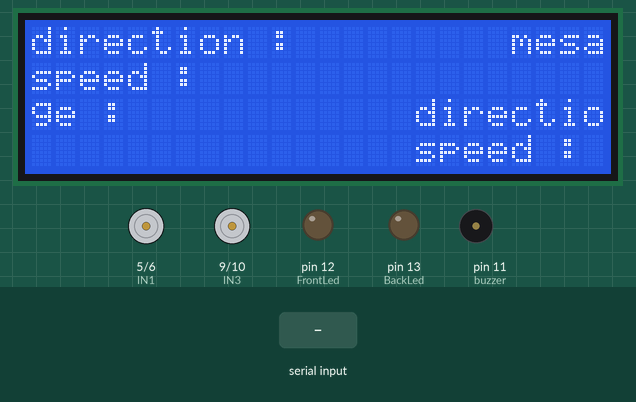
Recording of a sketch running on a simulated Arduino Uno, built with avr-gcc and run on an emulated ATmega328P. Shown: 24×4 character LCD, motor-driver pin pairs drawn as motors (green arrow = first pin HIGH = forward, orange = second pin HIGH = backward, longer = more drive), output pins drawn as LEDs (lit = HIGH), buzzer (waves = sounding, pin HIGH). Inputs (shaded band) come from the test bench. What the sketch prints to the serial monitor is not drawn.

Above: at 3.3 s.
3.4 s: "Front" received over the second serial link
At 5.6 s:
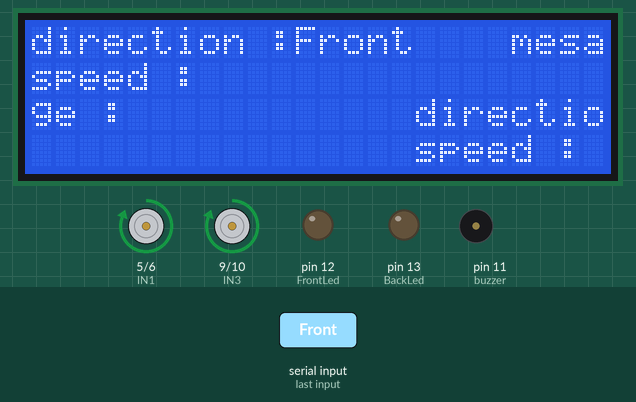
5.9 s: "Back" received over the second serial link
At 7.6 s:
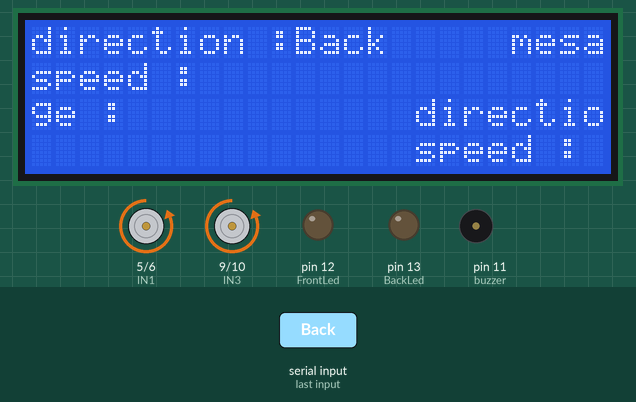
8.4 s: "Right" received over the second serial link
At 10.6 s:
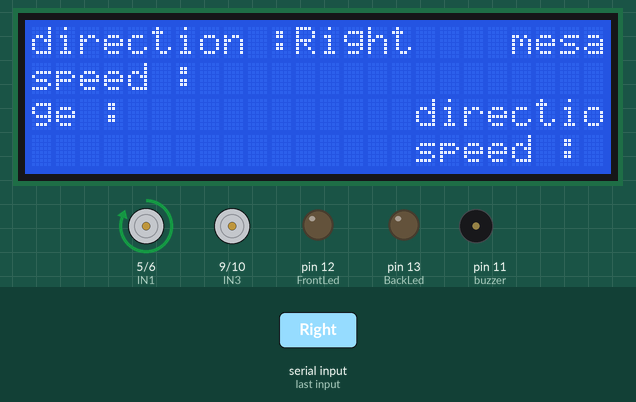
10.9 s: "Left" received over the second serial link
At 12.6 s:
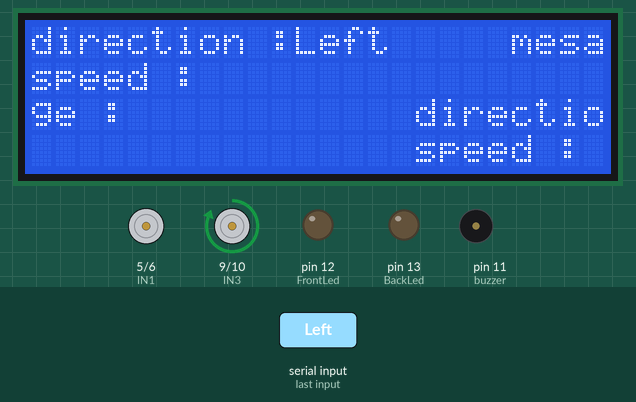
13.4 s: "Stop" received over the second serial link
At 15.7 s:
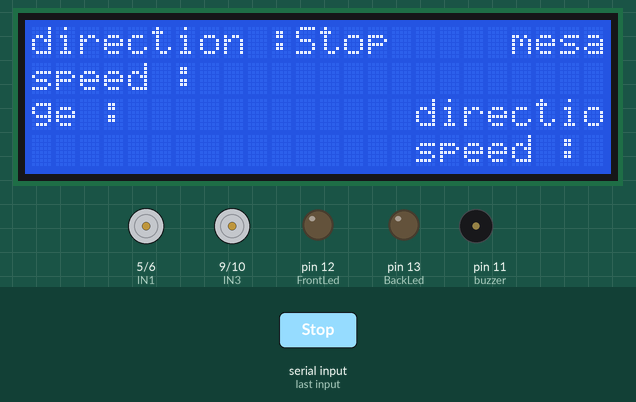
Timing chart, 0 to 16.9 s (numbered marks = the images above; inputs shaded):
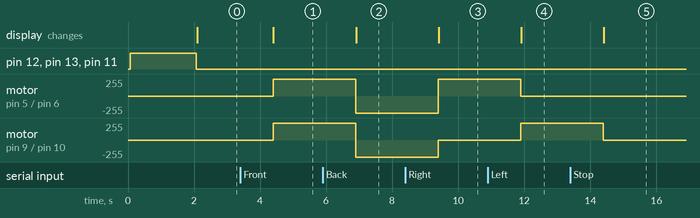

The sketch:

Arduino_project_car1.ino
```cpp
//Thes software is FOSS OSL-1.0
//GNU AGPLv3
//CC BY-NC-ND 4.0
/********************* defines Start **********************/
#include <SoftwareSerial.h>
#include <Wire.h>
#include <LiquidCrystal_I2C.h>
#define RX 2
#define TX 3
#define IN1 5
#define IN2 6
#define IN3 9
#define IN4 10
#define buzzer 11
#define FrontLed 12
#define BackLed 13
SoftwareSerial bluetooth(2,3);
LiquidCrystal_I2C lcd(0x27, 24,4);
/********************* defines End **********************/

/******************** variable Start **********************/
int speed = 255;
String blumsg ="";
/******************** variable Start **********************/


/********************* setup Start **********************/
void setup() {
  pinMode(IN1, OUTPUT);  //RIGHT MOTOR FRONT
  pinMode(IN2, OUTPUT);  //RIGHT MOTOR BACK
  pinMode(IN3, OUTPUT);  //LEFT MOTOR FRONT
  pinMode(IN4, OUTPUT);  //LEFT MOTOR BACK
  pinMode(BackLed,OUTPUT);
  pinMode(FrontLed,OUTPUT);
  pinMode(buzzer,OUTPUT);
  lcd.begin();

  Serial.begin(9600);
  bluetooth.begin(9600);
  car_setup();

}
/********************* setup End **********************/

void loop() {
  if (bluetooth.available())
  {
    blumsg = bluetooth.readString();
    Serial.println(blumsg);
    Serial.println();
    /********************* bluetooth Start **********************/
    if (blumsg=="Front")    {front();}
    else if (blumsg=="Back"){back(); }
    else if(blumsg=="Right"){right();}
    else if(blumsg=="Left") {left(); }
    else if(blumsg=="Stop") {stop(); }

    else if(blumsg[0]=="S" &&  blumsg[1]==":" )
    {
      //speed = blumsg.substring(2).toInt();
      digitalWrite(buzzer,HIGH);
      Serial.print(speed);
      lcd.setCursor(8,1);
      lcd.print("speed");
    }
    /********************* bluetooth End **********************/
    speed = 255;
    blumsg = " ";
  }
/********************* loop Start **********************/

/********************* loop End **********************/
}

/********************* functions **********************/
void car_setup()
{
  lcd.backlight();
  lcd.setCursor(7, 1);
  lcd.print("ready");
  digitalWrite(buzzer,HIGH);
  digitalWrite(FrontLed,HIGH);
  digitalWrite(BackLed,HIGH);
  delay(2000);
  lcd.clear();
  digitalWrite(buzzer,LOW);
  digitalWrite(FrontLed,LOW);
  digitalWrite(BackLed,LOW);
  lcd.setCursor(0,0);
  lcd.print("direction : ");
  lcd.setCursor(0,1);
  lcd.print("speed : ");
  lcd.setCursor(0,2);
  lcd.print("mesage : ");
}
void front() {
  analogWrite(IN1, speed);
  analogWrite(IN3, speed);
  analogWrite(IN2, 0);
  analogWrite(IN4, 0);
  lcd.setCursor(11,0 );
  lcd.print("Front");
}
void back() {
  analogWrite(IN2, speed);
  analogWrite(IN4, speed);
  analogWrite(IN1, 0);
  analogWrite(IN3, 0);
  lcd.setCursor(11,0 );
  lcd.print("Back ");
}
void right() {
  analogWrite(IN1, speed);
  analogWrite(IN2, 0);
  analogWrite(IN3, 0);
  analogWrite(IN4, 0);
  lcd.setCursor(11,0 );
  lcd.print("Right");
}
void left() {
  analogWrite(IN3, speed);
  analogWrite(IN1, 0);
  analogWrite(IN2, 0);
  analogWrite(IN4, 0);
  lcd.setCursor(11,0 );
  lcd.print("Left ");
}
void stop() {
  analogWrite(IN1, 0);
  analogWrite(IN2, 0);
  analogWrite(IN3, 0);
  analogWrite(IN4, 0);
  lcd.setCursor(11,0 );
  lcd.print("Stop ");
}
/******************************************/
```

Measured:
- after the input at 3.4 s, motor on pin 5 (IN1) / pin 6 (IN2), motor on pin 9 (IN3) / pin 10 (IN4): stopped → forward 255/255 after 1.0 s; the display: changes after 1.0 s (image 1)
- after the input at 5.9 s, motor on pin 5 (IN1) / pin 6 (IN2), motor on pin 9 (IN3) / pin 10 (IN4): forward 255/255 → backward 255/255 after 1.0 s; the display: changes after 1.0 s (image 2)
- after the input at 8.4 s, motor on pin 5 (IN1) / pin 6 (IN2): backward 255/255 → forward 255/255 after 1.0 s; motor on pin 9 (IN3) / pin 10 (IN4): backward 255/255 → stopped after 1.0 s; the display: changes after 1.0 s (image 3)
- after the input at 10.9 s, motor on pin 5 (IN1) / pin 6 (IN2): forward 255/255 → stopped after 1.0 s; motor on pin 9 (IN3) / pin 10 (IN4): stopped → forward 255/255 after 1.0 s; the display: changes after 1.0 s (image 4)
- after the input at 13.4 s, motor on pin 9 (IN3) / pin 10 (IN4): forward 255/255 → stopped after 1.0 s; the display: changes after 1.0 s (image 5)
